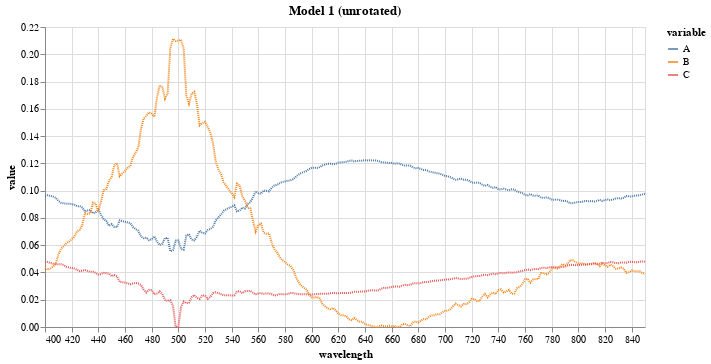
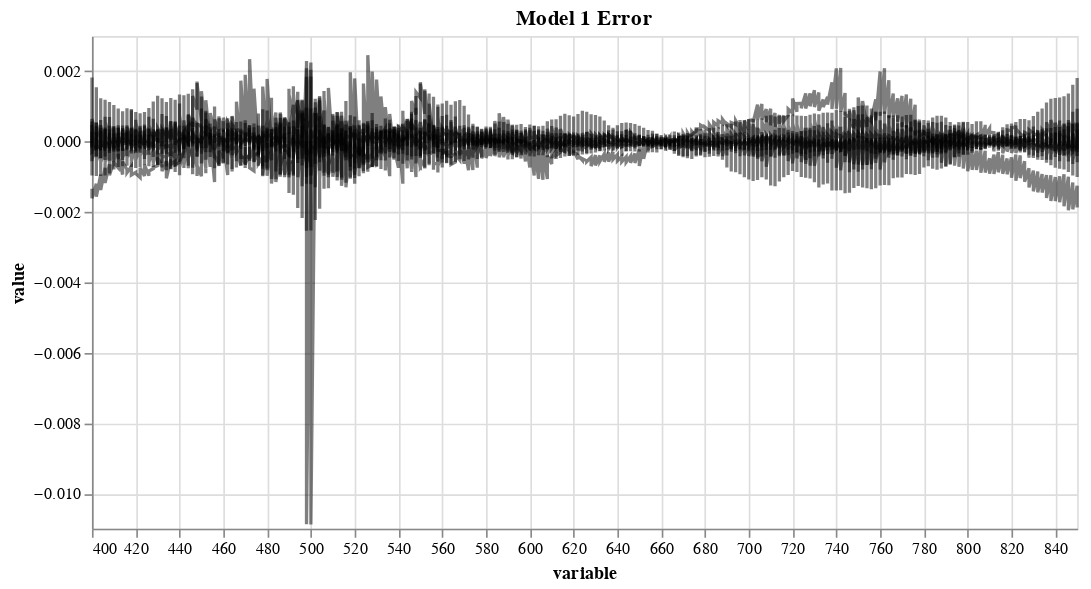

Notebook code for these charts, in order:
### Code cell
model=sld.NMF(n_components=3,init='nndsvda', solver='cd', max_iter=5000, random_state=0)
W_1 = model.fit_transform(km_first_derivatives_shifted) # Model loadings, Data 1 (unrotated)
H_1 = model.components_ # Model factors, Data 1 (unrotated)

model_loadings_1=pd.DataFrame(W_1,columns=['A','B','C']).div(pd.DataFrame(W_1,columns=['A','B','C']).sum(axis=1),axis=0)
model_factors_1=pd.DataFrame(np.transpose(H_1),columns=['A','B','C'],index=wavelength)

model_loadings_1_m=model_loadings_1.reset_index().melt(id_vars='index')
model_factors_1_m=model_factors_1.reset_index().melt(id_vars='index')


model_loadings_1_m=pd.merge(site_info, model_loadings_1_m,on='index')
print(model_loadings_1_m)

model_loadings_1_chart=alt.Chart(model_loadings_1_m).mark_bar().encode(
    x='depth-m:Q',
    y='value:Q',
    facet='site:N',
    color='variable:N',
    tooltip='depth-m'
).properties(
    height=300,
    width=900,
    title='Model 1 (unrotated)'
)
display(model_loadings_1_chart)

model_1_factors_chart=alt.Chart(model_factors_1_m).mark_line(strokeDash=[1,1]).encode(
    x=alt.X('index:Q',title='wavelength',scale=alt.Scale(domain=(400,850))),
    y='value:Q',
    color='variable:N'
).properties(
    width=600,
    height=300,
    title='Model 1 (unrotated)'
)
display( (model_1_factors_chart))

model_1_error=km_first_derivatives_shifted-model.inverse_transform(W_1)
model_1_error_m=pd.DataFrame(model_1_error).reset_index().melt(id_vars='index')
model_1_error_chart=alt.Chart(model_1_error_m).mark_line(opacity=0.5,color='black').encode(
    x='variable:Q',
    y='value:Q',
    detail='index:O'
).properties(
    title='Model 1 Error',
    width=600,
    height=300
)
display(model_1_error_chart)

### Figure 1 — Vega-Lite specification as saved in the notebook (floating-point values rounded to 4 significant figures; data arrays with more than 128 entries replaced by an {"elided": "..."} marker saying what was removed)
{"config": {"view": {"continuousWidth": 300, "continuousHeight": 300}}, "data": {"name": "data-13e80569bf6a00ad3511634b1959b478"}, "mark": {"type": "line", "strokeDash": [1, 1]}, "encoding": {"color": {"field": "variable", "type": "nominal"}, "x": {"field": "index", "scale": {"domain": [400, 850]}, "title": "wavelength", "type": "quantitative"}, "y": {"field": "value", "type": "quantitative"}}, "height": 300, "title": "Model 1 (unrotated)", "width": 600, "$schema": "https://vega.github.io/schema/vega-lite/v5.8.0.json", "datasets": {"data-13e80569bf6a00ad3511634b1959b478": {"elided": "678 records"}}}

### Figure 2 — Vega-Lite specification as saved in the notebook (floating-point values rounded to 4 significant figures; data arrays with more than 128 entries replaced by an {"elided": "..."} marker saying what was removed)
{"config": {"view": {"continuousWidth": 300, "continuousHeight": 300}}, "data": {"name": "data-7037a36b5bdd40bf5c70a3189f32e6b2"}, "mark": {"type": "line", "color": "black", "opacity": 0.5}, "encoding": {"detail": {"field": "index", "type": "ordinal"}, "x": {"field": "variable", "type": "quantitative"}, "y": {"field": "value", "type": "quantitative"}}, "height": 300, "title": "Model 1 Error", "width": 600, "$schema": "https://vega.github.io/schema/vega-lite/v5.8.0.json", "datasets": {"data-7037a36b5bdd40bf5c70a3189f32e6b2": {"elided": "11978 records"}}}
